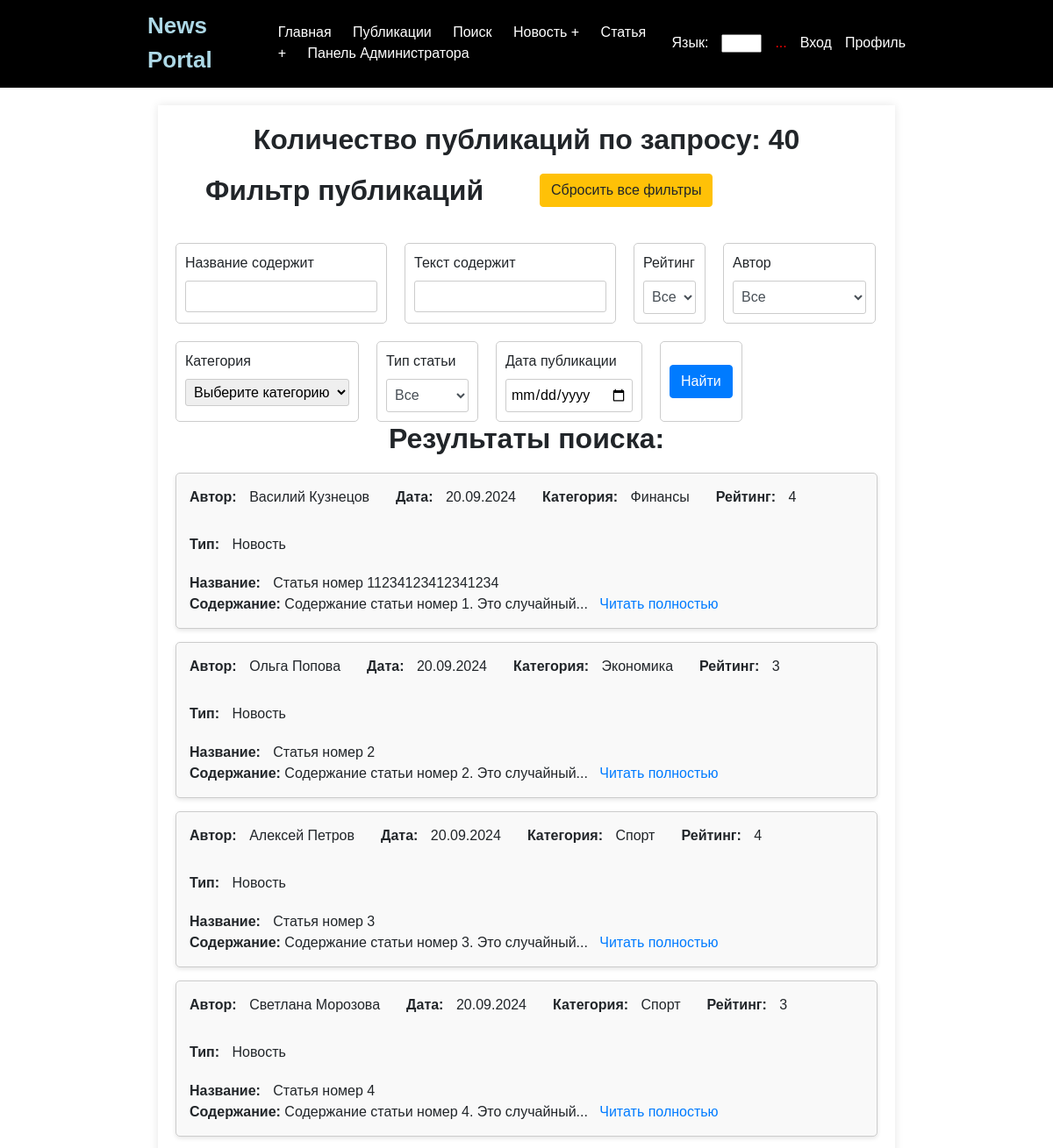
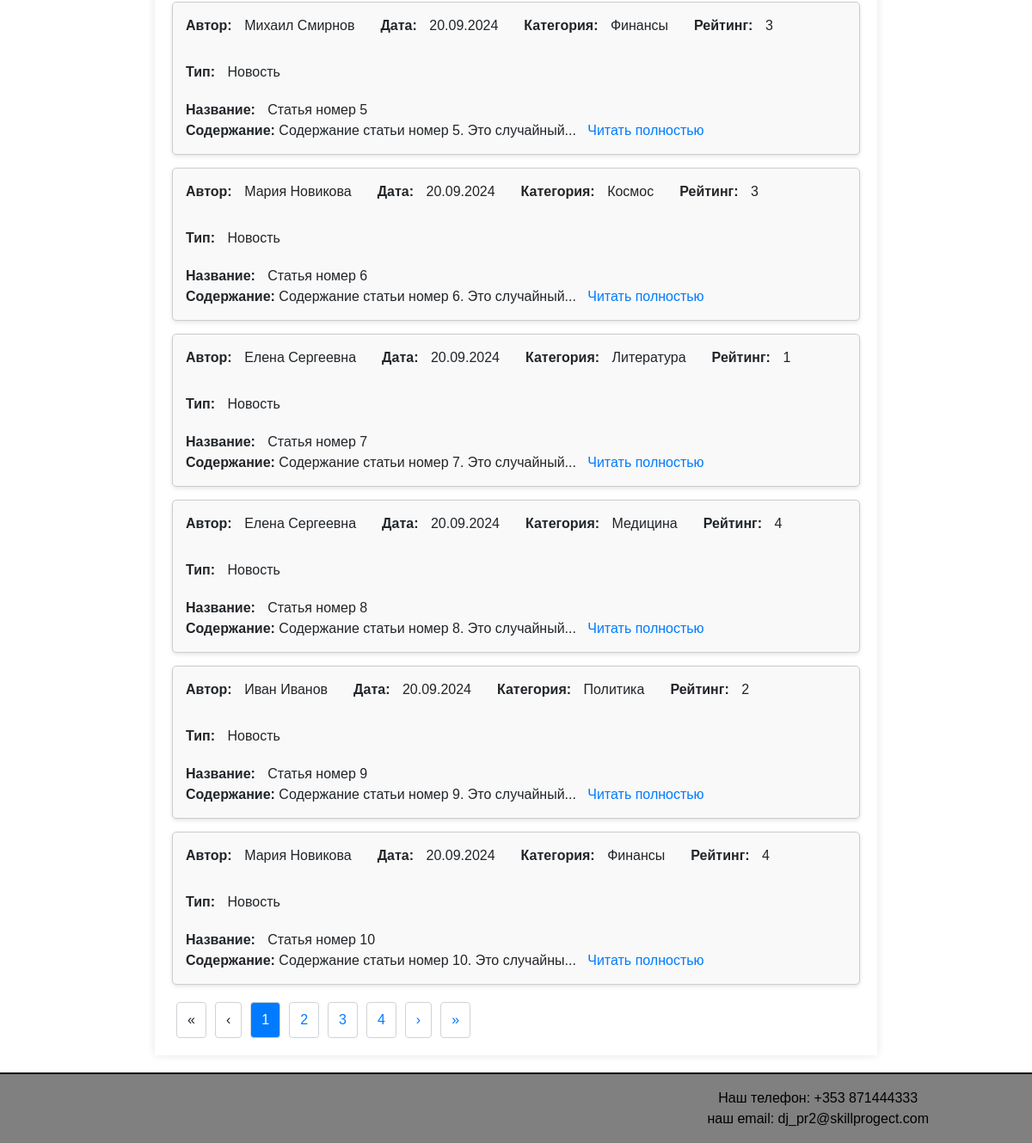
Page /news/search/ on the earlier database version (2 pictures, top to bottom).
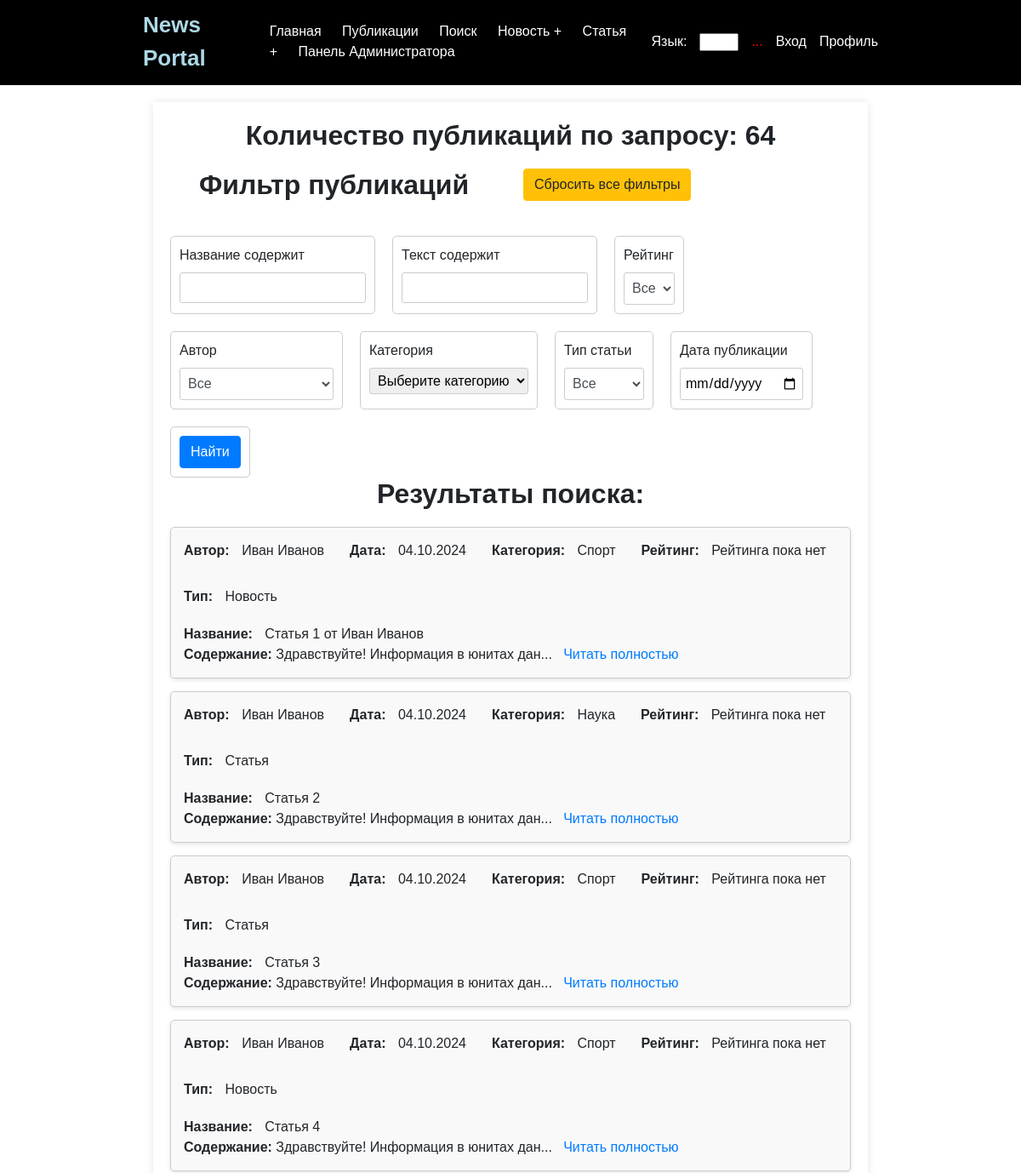
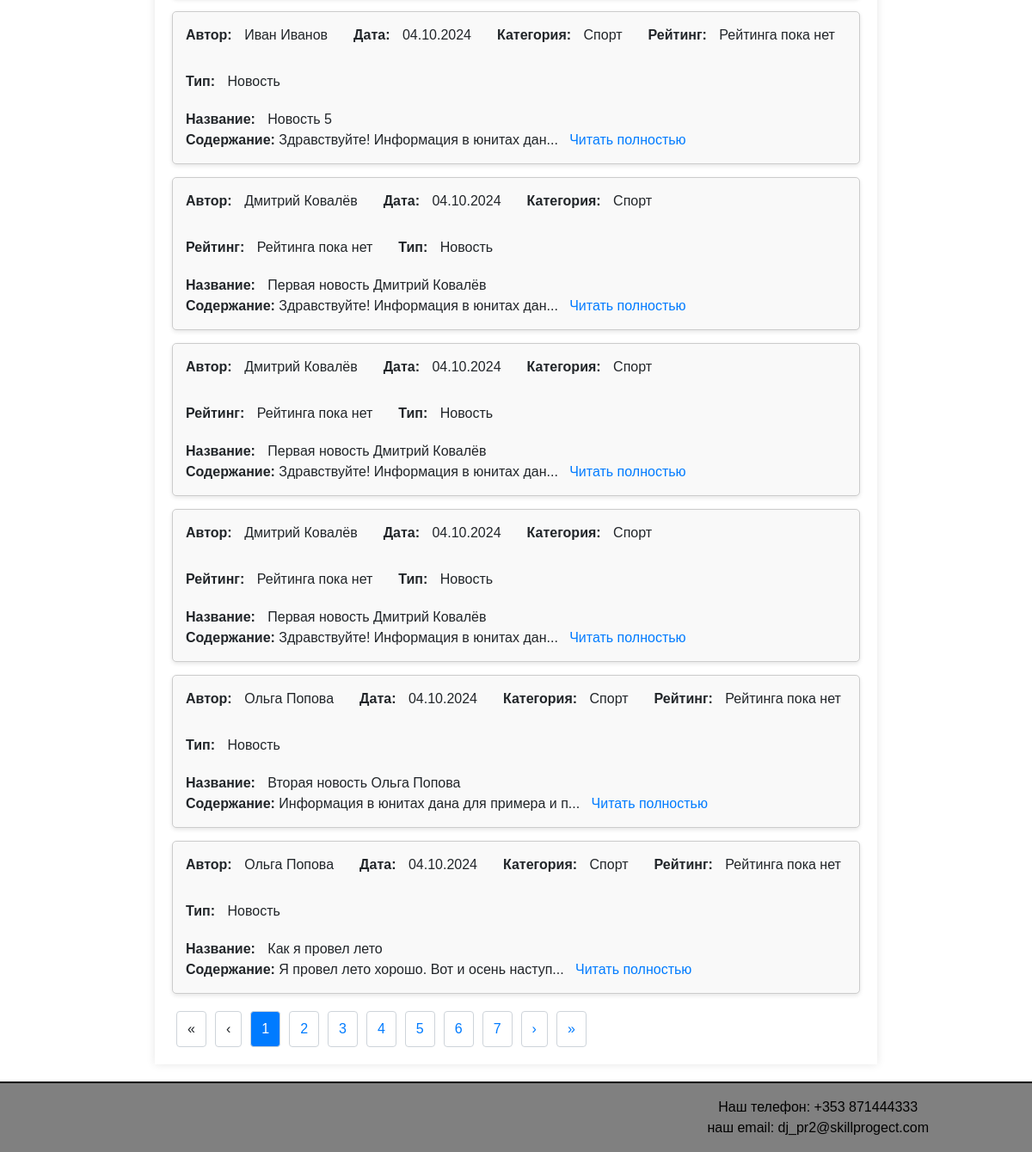
Same page on the later database version (2 pictures, top to bottom).
### news/models.py (models this page shows, shortened)
class Article(models.Model):
    title = models.CharField(max_length=200)
    content = models.TextField()
    publication_date = models.DateField()
    author_profile = models.ForeignKey(Profile, on_delete=models.CASCADE, default=9)
    article_type = models.BooleanField(default=False)
    category = models.ForeignKey(Category, on_delete=models.SET_NULL, null=True, blank=True)
    rating = models.ForeignKey(Rating, on_delete=models.SET_NULL, null=True, blank=True)

class Profile(models.Model):
    user = models.OneToOneField(User, on_delete=models.CASCADE)

class Category(models.Model):
    name = models.CharField(max_length=25, unique=True, verbose_name='Name of category')
    subscribers = models.ManyToManyField(User, related_name='categories', blank=True)
    class Meta:
        verbose_name = "Категория"
        verbose_name_plural = "Категории"

class Rating(models.Model):
    value = models.IntegerField(unique=True)  # Значение рейтинга от 1 до 5

### news/views.py (the view)
# urls.py: path('news/search/', article_search, name='article_search'),
def article_search(request):
    queryset = Article.objects.all().order_by('-publication_date')
    article_type_filter = request.GET.get('article_type')
    if article_type_filter == '1':
        queryset = queryset.filter(article_type=False)  # Статья
    elif article_type_filter == '0':
        queryset = queryset.filter(article_type=True)  # Новость
    author_filter = request.GET.get('author_profile')
    if author_filter:
        queryset = queryset.filter(author_profile__id=author_filter)
    rating_filter = request.GET.get('type')
    if rating_filter:
        queryset = queryset.filter(rating__value=rating_filter)
    content_filter = request.GET.get('content')
    if content_filter:
        queryset = queryset.filter(content__icontains=content_filter)
    category_filter = request.GET.get('category')
    if category_filter:
        queryset = queryset.filter(category__id=category_filter)
    filterset = ArticleFilter(request.GET, queryset=queryset)
    queryset = filterset.qs
    paginator = Paginator(queryset, 10)
    page_number = request.GET.get('page')
    try:
        page_obj = paginator.get_page(page_number)
    except PageNotAnInteger:
        page_obj = paginator.get_page(1)
    except EmptyPage:
        page_obj = paginator.get_page(paginator.num_pages)
    authors = User.objects.filter(groups__name='authors')
    ratings = Rating.objects.all()
    categories = Category.objects.all()
    return render(request, 'news/article_search.html', {
        'filterset': filterset,
        'page_obj': page_obj,
        'filter_params': request.GET.urlencode(),
        'authors': authors,
        'ratings': ratings,
        'categories': categories,
    })

### news/filters.py (called while the page is built)
    def filter_type_article(self, queryset, name, value):
        if value:  # Фильтруем, если выбран флажок "Статья"
            return queryset.filter(article_type=False)
        return queryset

    def filter_type_news(self, queryset, name, value):
        if value:  # Фильтруем, если выбран флажок "Новость"
            return queryset.filter(article_type=True)
        return queryset

### news/templates/news/article_search.html (shortened to what the changed rows need)
{% extends 'news/default.html' %}
{% load static %}
{% block content %}
    <link rel="stylesheet" href="{% static 'css/styles.css' %}">
   <h2>
       Количество публикаций по запросу:
       {% if page_obj %}
           {{ filterset.qs.count|default:0 }}
       {% else %}
           0
       {% endif %}
   </h2>
    <div class="row">
        <h2 class="col-md-6">Фильтр публикаций</h2>
        <div class="col-md-6 text-end">
        </div>
    </div>
    <form method="get" class="filter-form">
        <div class="filter-container">
        </div>
    </form>
    <div class="search-results">
        {% if page_obj %}
            <h2>Результаты поиска:</h2>
        <ul class="result-list">
            {% for article in page_obj %}
                <li class="result-item">
                    <div class="result-details">
                        <div><strong class="label">Автор:</strong> <span class="author">{{ article.author_profile.user.first_name }} {{ article.author_profile.user.last_name }}</span></div>
                        <div><strong class="label">Дата:</strong> <span class="date">{{ article.publication_date|date:"d.m.Y" }}</span></div>
                        <div><strong class="label">Категория:</strong> <span class="category">{{ article.category.name }}</span></div>
                        <div><strong class="label">Рейтинг:</strong> <span class="title">{{ article.rating.value|default:"Рейтинга пока нет" }}</span></div>
                        <div><strong class="label">Тип:</strong>
                            <span class="title">{{ article.article_type|yesno:"Новость,Статья" }}</span>
                        </div>
                    </div>
                    <div class="result-content">
                        <div><strong class="label">Название:</strong> <span class="title">{{ article.title }}</span></div>
                        <span><strong>Содержание:</strong> {{ article.content|slice:":40" }}...&nbsp;&nbsp;&nbsp;<a href="{% url 'article_detail' article.id %}">Читать полностью</a></span>
                    </div>
                </li>
            {% empty %}
                <p>Нет результатов.</p>
            {% endfor %}
        </ul>
            {% if page_obj.has_other_pages %}
                <div class="pagination">
                    {% if page_obj.has_previous %}
                        <a href="?{{ filter_params }}&page=1" title="Первая страница">«</a>
                        <a href="?{{ filter_params }}&page={{ page_obj.previous_page_number }}" title="Предыдущая страница">‹</a>
                    {% else %}
                        <span class="disabled">«</span>
                        <span class="disabled">‹</span>
                    {% endif %}
                    {% for num in page_obj.paginator.page_range %}
                        {% if page_obj.number == num %}
                            <span class="current">{{ num }}</span>
                        {% else %}
                            <a href="?{{ filter_params }}&page={{ num }}">{{ num }}</a>
                        {% endif %}
                    {% endfor %}
                    {% if page_obj.has_next %}
                        <a href="?{{ filter_params }}&page={{ page_obj.next_page_number }}" title="Следующая страница">›</a>
                        <a href="?{{ filter_params }}&page={{ page_obj.paginator.num_pages }}" title="Последняя страница">»</a>
                    {% else %}
                        <span class="disabled">›</span>
                        <span class="disabled">»</span>
                    {% endif %}
                </div>
            {% endif %}
        {% endif %}
    </div>
{% endblock %}

Differences in the rows shown:
no longer on this page (row unchanged): Article: author_profile.user.first_name "Василий", author_profile.user.last_name "Кузнецов", publication_date "20.09.2024", category.name "Финансы", rating.value "4", article_type "Новость", title "Статья номер 11234123412341234", content "Содержание статьи номер 1. Это случайный"
no longer on this page (row unchanged): Article: author_profile.user.first_name "Ольга", author_profile.user.last_name "Попова", publication_date "20.09.2024", category.name "Экономика", rating.value "3", article_type "Новость", title "Статья номер 2", content "Содержание статьи номер 2. Это случайный"
no longer on this page (row unchanged): Article: author_profile.user.first_name "Алексей", author_profile.user.last_name "Петров", publication_date "20.09.2024", category.name "Спорт", rating.value "4", article_type "Новость", title "Статья номер 3", content "Содержание статьи номер 3. Это случайный"
no longer on this page (row unchanged): Article: author_profile.user.first_name "Светлана", author_profile.user.last_name "Морозова", publication_date "20.09.2024", category.name "Спорт", rating.value "3", article_type "Новость", title "Статья номер 4", content "Содержание статьи номер 4. Это случайный"
no longer on this page (row unchanged): Article: author_profile.user.first_name "Михаил", author_profile.user.last_name "Смирнов", publication_date "20.09.2024", category.name "Финансы", rating.value "3", article_type "Новость", title "Статья номер 5", content "Содержание статьи номер 5. Это случайный"
no longer on this page (row unchanged): Article: author_profile.user.first_name "Мария", author_profile.user.last_name "Новикова", publication_date "20.09.2024", category.name "Космос", rating.value "3", article_type "Новость", title "Статья номер 6", content "Содержание статьи номер 6. Это случайный"
no longer on this page (row unchanged): Article: author_profile.user.first_name "Елена", author_profile.user.last_name "Сергеевна", publication_date "20.09.2024", category.name "Литература", rating.value "1", article_type "Новость", title "Статья номер 7", content "Содержание статьи номер 7. Это случайный"
no longer on this page (row unchanged): Article: author_profile.user.first_name "Елена", author_profile.user.last_name "Сергеевна", publication_date "20.09.2024", category.name "Медицина", rating.value "4", article_type "Новость", title "Статья номер 8", content "Содержание статьи номер 8. Это случайный"
no longer on this page (row unchanged): Article: author_profile.user.first_name "Иван", author_profile.user.last_name "Иванов", publication_date "20.09.2024", category.name "Политика", rating.value "2", article_type "Новость", title "Статья номер 9", content "Содержание статьи номер 9. Это случайный"
no longer on this page (row unchanged): Article: author_profile.user.first_name "Мария", author_profile.user.last_name "Новикова", publication_date "20.09.2024", category.name "Финансы", rating.value "4", article_type "Новость", title "Статья номер 10", content "Содержание статьи номер 10. Это случайны"
added Article: author_profile.user.first_name "Иван", author_profile.user.last_name "Иванов", publication_date "04.10.2024", category.name "Спорт", rating.value "Рейтинга пока нет", article_type "Новость", title "Статья 1 от Иван Иванов", content "Здравствуйте! Информация в юнитах дан"
added Article: author_profile.user.first_name "Иван", author_profile.user.last_name "Иванов", publication_date "04.10.2024", category.name "Наука", rating.value "Рейтинга пока нет", article_type "Статья", title "Статья 2", content "Здравствуйте! Информация в юнитах дан"
added Article: author_profile.user.first_name "Иван", author_profile.user.last_name "Иванов", publication_date "04.10.2024", category.name "Спорт", rating.value "Рейтинга пока нет", article_type "Статья", title "Статья 3", content "Здравствуйте! Информация в юнитах дан"
added Article: author_profile.user.first_name "Иван", author_profile.user.last_name "Иванов", publication_date "04.10.2024", category.name "Спорт", rating.value "Рейтинга пока нет", article_type "Новость", title "Статья 4", content "Здравствуйте! Информация в юнитах дан"
added Article: author_profile.user.first_name "Иван", author_profile.user.last_name "Иванов", publication_date "04.10.2024", category.name "Спорт", rating.value "Рейтинга пока нет", article_type "Новость", title "Новость 5", content "Здравствуйте! Информация в юнитах дан"
added Article: author_profile.user.first_name "Дмитрий", author_profile.user.last_name "Ковалёв", publication_date "04.10.2024", category.name "Спорт", rating.value "Рейтинга пока нет", article_type "Новость", title "Первая новость Дмитрий Ковалёв", content "Здравствуйте! Информация в юнитах дан"
added Article: author_profile.user.first_name "Дмитрий", author_profile.user.last_name "Ковалёв", publication_date "04.10.2024", category.name "Спорт", rating.value "Рейтинга пока нет", article_type "Новость", title "Первая новость Дмитрий Ковалёв", content "Здравствуйте! Информация в юнитах дан"
added Article: author_profile.user.first_name "Дмитрий", author_profile.user.last_name "Ковалёв", publication_date "04.10.2024", category.name "Спорт", rating.value "Рейтинга пока нет", article_type "Новость", title "Первая новость Дмитрий Ковалёв", content "Здравствуйте! Информация в юнитах дан"
added Article: author_profile.user.first_name "Ольга", author_profile.user.last_name "Попова", publication_date "04.10.2024", category.name "Спорт", rating.value "Рейтинга пока нет", article_type "Новость", title "Вторая новость Ольга Попова", content "Информация в юнитах дана для примера и п"
added Article: author_profile.user.first_name "Ольга", author_profile.user.last_name "Попова", publication_date "04.10.2024", category.name "Спорт", rating.value "Рейтинга пока нет", article_type "Новость", title "Как я провел лето", content "Я провел лето хорошо. Вот и осень наступ"
Other differences:
{{ filterset.qs.count|default:0 }}: "40" → "64"
new list line: "5"
new list line: "6"
new list line: "7"
